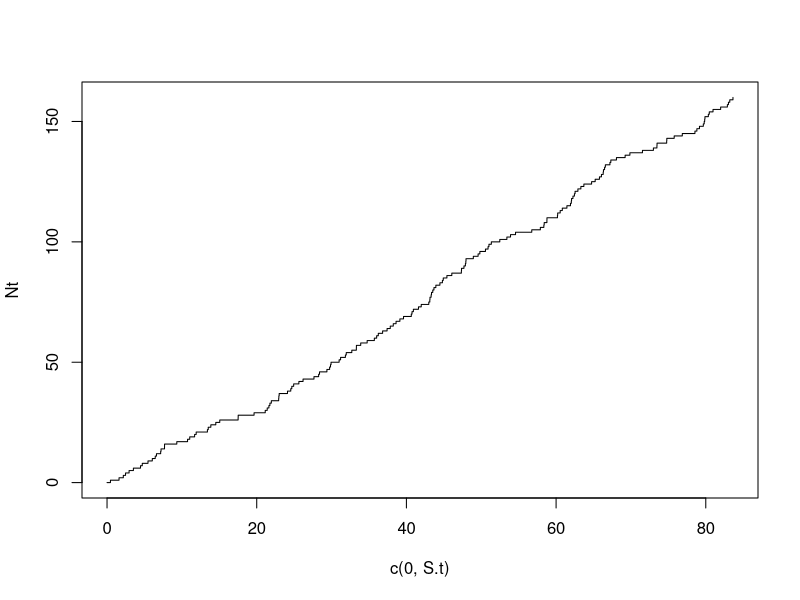

Write the R code that produced this figure.
n <- 1e5
lambda = 2
t.max = 20
T <- rexp(n=8*t.max, lambda)
S.t <- cumsum(T)
Nt <- 0:length(S.t)
plot(x=c(0,S.t),y=Nt, type='s')

mean(T);sd(T)
n <- min(which(S.t>5))-1
n <- min(which(S.t>20))-1

